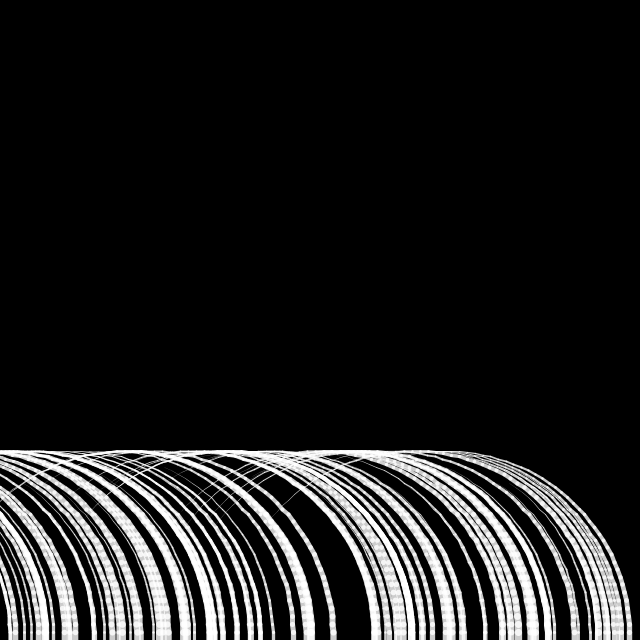
Frame 1 (no input)
Frame 60 (the mouse pressed at the canvas centre just before this capture): identical to frame 1, image omitted
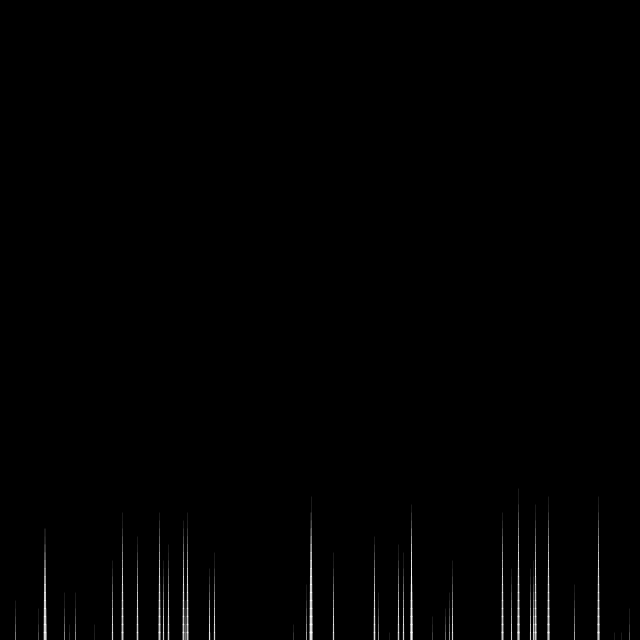
Frame 120 (the mouse held since frame 60 and released just before this capture)

The Processing sketch that drew these frames (run headless with seeded random() and noise(); from frame 60 on, the mouse is pressed at the canvas centre):

// Processing sketch: processing_29934
// ── processing_29934.pde

float inc = 0.0;
float[] xArray;
float[] unitArray;
int numBlades = 100;
void setup() { 
  size(640, 640); 
  stroke(255, 204); 
  smooth();
  frameRate(60);
  xArray = new float[numBlades];
  unitArray = new float[numBlades];
  for (int i = 0; i < numBlades; i++) {
    xArray[i] = random(0,640);
    unitArray[i] = random (20,60);
  }
}


void draw() { 
  background(0); 
  float angle = sin((mouseX-320)/(960/PI))/4; //+ sin(mouseX/(320/PI))/10; 
  for(int i = 0; i < numBlades; i++) {
    tail(xArray[i], unitArray[i]-(mouseY/8), angle/5);
  } 
}

void tail(float x, float units, float angle) { 
  pushMatrix(); 
  translate(x, height); 
  for (float i = units; i > 0; i--) {
    strokeWeight(i/8); 
    line(0, 0, 0, -8); 
    translate(0, -8); 
    rotate(angle);
  } 
  popMatrix();
}
